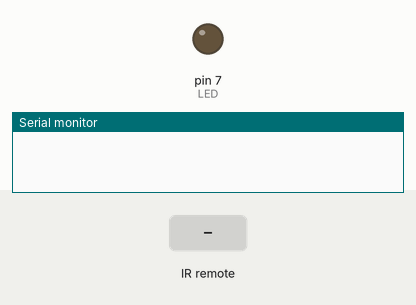
Recording of a sketch running on a simulated Arduino Uno, built with avr-gcc and run on an emulated ATmega328P. On the bench: output pins drawn as LEDs (lit = HIGH), the last lines printed to the serial monitor. The inputs (shaded band) are chosen by the test bench.

Above: at 1.2 s.
1.3 s: infrared code 0x490 received
At 2.5 s:
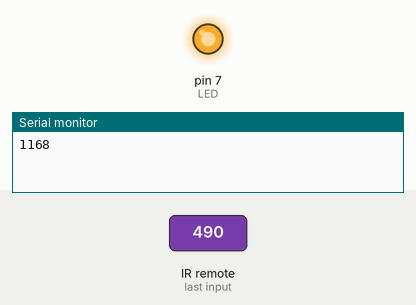
2.8 s: infrared code 0xC90 received
At 3.9 s:
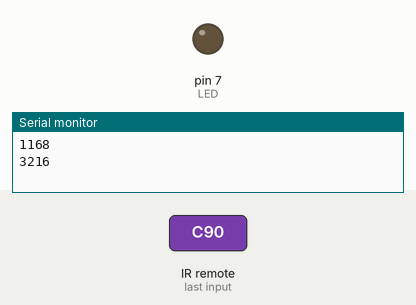
Timing chart, 0 to 5.8 s (numbered marks = the images above; inputs shaded):
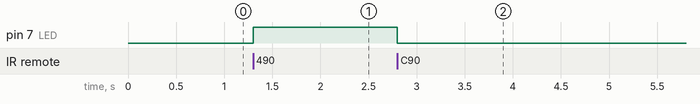

The sketch:

__IRrecvDemo.ino
```cpp
#include <IRremote.h>     //引用函式庫

int RECV_PIN = 6;     //設定紅外線腳位 = 6

IRrecv irrecv(RECV_PIN);

decode_results results;     //收到紅外線訊號值

void setup()
{
  Serial.begin(9600);
  irrecv.enableIRIn();      //啟動紅外線接收器
  pinMode(7,OUTPUT);      //(LED 燈腳位)
}

void loop() {
  if (irrecv.decode(&results)) {      //如果接收到紅外線
    Serial.println(results.value);
    if (results.value == 1168) {      //如果是家裡遙控器的上面按鈕(752)
      digitalWrite(7,HIGH);      //LED 亮
    } else if(results.value == 3216) {      //如果是家裡遙控器的上面按鈕(2800)
      digitalWrite(7,LOW);      //LED 滅
    }
    irrecv.resume();      //可以再次讀取
  }
}
```

Measured:
- after the input at 1.3 s, pin 7 (LED): LOW → HIGH at once
- after the input at 2.8 s, pin 7 (LED): HIGH → LOW at once
